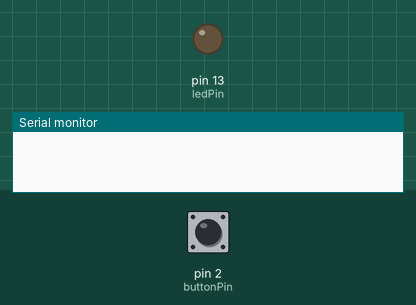
Simulated run of this sketch. Board: Arduino Uno, built with avr-gcc and run on an emulated ATmega328P. Parts: output pins drawn as LEDs (lit = HIGH), the last lines printed to the serial monitor. Inputs (shaded band) come from the test bench; at power-on: pin 2 (buttonPin) HIGH.

Above: at 1.2 s.
1.3 s: pin 2 (buttonPin) pulled LOW for 0.15 s
At 1.38 s:
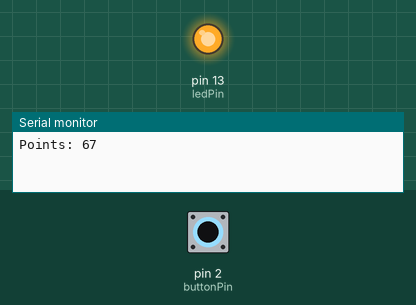
2.9 s: pin 2 (buttonPin) pulled LOW for 3.2 s
At 7.5 s:
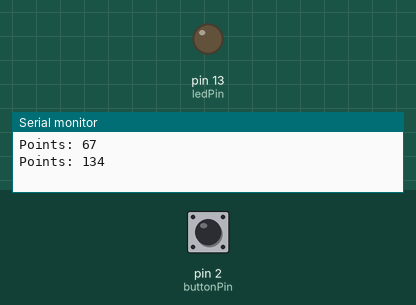
Timing chart, 0 to 9.0 s (numbered marks = the images above; inputs shaded):
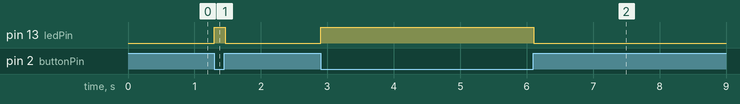

Measured:
- after the input at 1.3 s, pin 13 (ledPin): LOW → HIGH at once, → LOW 0.16 s later
- after the input at 2.9 s, pin 13 (ledPin): LOW → HIGH at once, → LOW 3.2 s later

The sketch:

TrentBarber67buttoncounter.ino
```cpp
const int buttonPin = 2;
const int ledPin = 13;

int buttonState = HIGH;        // current state of button
int lastButtonState = HIGH; // previous state of button
int sum = 0;

void setup() {
  pinMode(ledPin, OUTPUT);
  pinMode(buttonPin, INPUT_PULLUP);  // use internal pull-up resistor
  Serial.begin(9600);
}

void loop() {

  // Read current button state
  buttonState = digitalRead(buttonPin);
  // Check if the button was just pressed (HIGH -> LOW)
  if (buttonState == LOW && lastButtonState == HIGH) {
    sum += 67;
    Serial.print("Points: ");
    Serial.println(sum);      // Print once on press
  }

  // Control LED: ON when button pressed, OFF when not
  if (buttonState == LOW) {
    digitalWrite(ledPin, HIGH);
  } else {
    digitalWrite(ledPin, LOW);
  }

  // Save the current state for next loop comparison
  lastButtonState = buttonState;

  // Optional small delay to prevent excessive CPU usage
  delay(20);  // 20 ms is still responsive, but smoother
}
```
